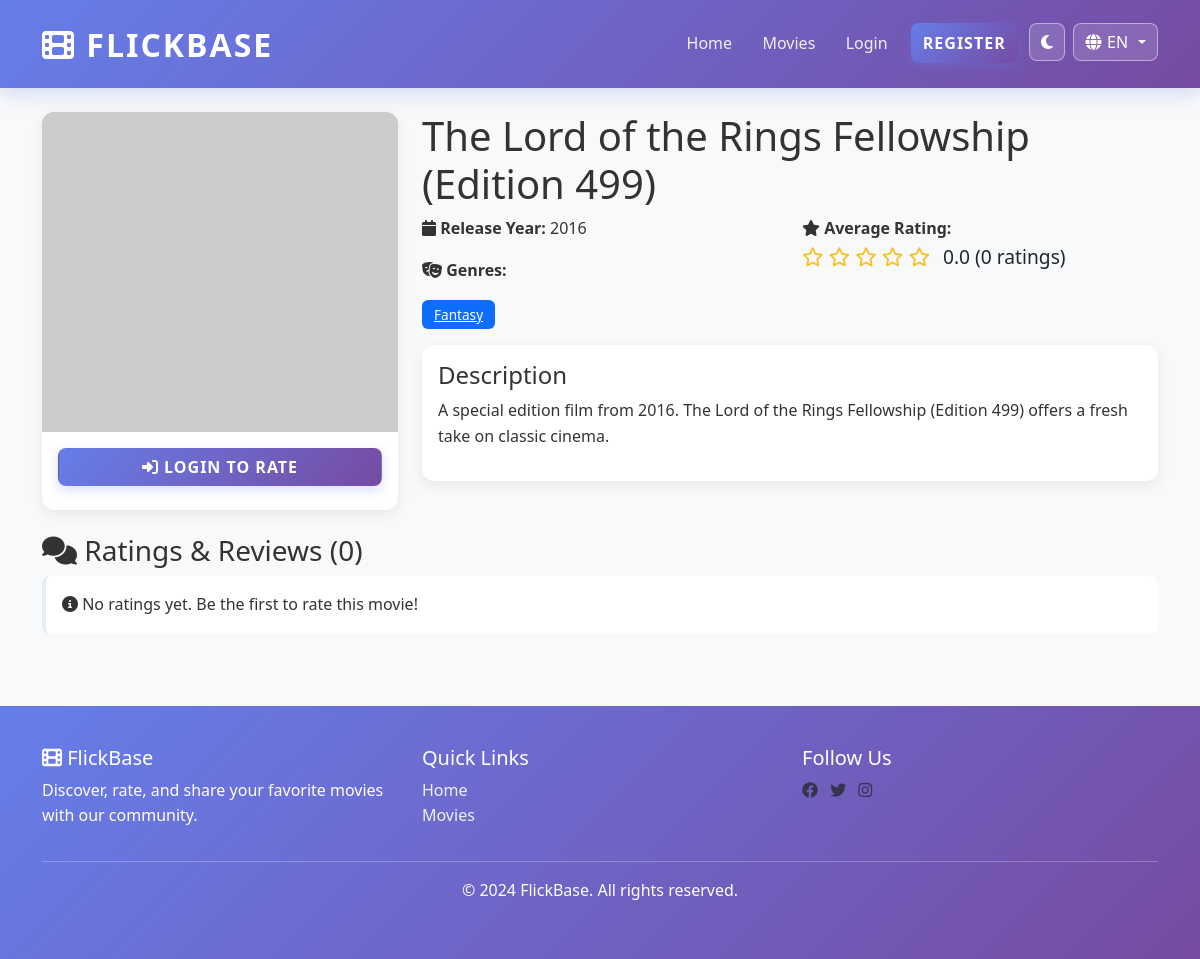
The page /movie/1000 on the database its author committed.
### app/models.py (models this page shows, shortened)
class Movie(db.Model):
    __tablename__ = 'movies'
    id = db.Column(db.Integer, primary_key=True)
    title = db.Column(db.String(255), nullable=False, index=True)
    description = db.Column(db.Text, nullable=False)
    year = db.Column(db.Integer, nullable=False, index=True)
    poster_url = db.Column(db.String(500), nullable=True)  # URL to poster image
    tmdb_id = db.Column(db.Integer, nullable=True, unique=True, index=True)  # For TMDB API integration
    created_at = db.Column(db.DateTime, default=utcnow, index=True)
    updated_at = db.Column(db.DateTime, default=utcnow, onupdate=utcnow)
    ratings = db.relationship('Rating', backref='movie', lazy=True, cascade='all, delete-orphan')
    watchlist = db.relationship('Watchlist', backref='movie', lazy=True, cascade='all, delete-orphan')
    def get_average_rating_db(self):
        avg = db.session.query(func.avg(Rating.rating)).filter_by(movie_id=self.id).scalar()
        return round(avg, 2) if avg else 0

class Genre(db.Model):
    __tablename__ = 'genres'
    id = db.Column(db.Integer, primary_key=True)
    name = db.Column(db.String(50), unique=True, nullable=False, index=True)
    description = db.Column(db.Text, nullable=True)
    created_at = db.Column(db.DateTime, default=utcnow)
    movies = db.relationship('Movie', secondary=movie_genre, backref=db.backref('genres', lazy='select'))

### app/routes/movie.py (the view, shortened to what this page needs)
@movie_bp.route('/movie/<int:movie_id>')
def movie_detail(movie_id):
    movie = db.get_or_404(Movie, movie_id)
    ratings = Rating.query.filter_by(movie_id=movie_id).order_by(
        Rating.created_at.desc()
    ).all()
    user_rating = None
    in_watchlist = False
    avg_rating = movie.get_average_rating_db()
    rating_count = len(ratings)
    return render_template('movies/detail.html',
                         movie=movie,
                         ratings=ratings,
                         user_rating=user_rating,
                         in_watchlist=in_watchlist,
                         avg_rating=avg_rating,
                         rating_count=rating_count)

### app/i18n.py (called while the page is built)
def get_current_language():
    selected = session.get('lang')
    return selected if selected in SUPPORTED_LANGUAGES else 'en'

def translate(key, lang=None):
    current_lang = lang or get_current_language()
    entry = TRANSLATIONS.get(key, {})
    return entry.get(current_lang) or entry.get('en') or key

def localize_text(value, lang=None):
    if value is None:
        return ''
    if not isinstance(value, str):
        return value
    try:
        payload = json.loads(value)
    except Exception:
        return value
    if isinstance(payload, dict):
        current_lang = lang or get_current_language()
        return payload.get(current_lang) or payload.get('en') or next(iter(payload.values()), value)
    return value

### app/templates/movies/detail.html (shortened to what this page needs)
{% extends "base.html" %}
{% block content %}
<div class="row mb-4">
    <div class="col-md-4">
        <div class="card movie-card sticky-top">
            <div class="movie-poster">
                {% if movie.poster_url %}
                    <img src="{{ movie.poster_url }}" alt="{{ movie.title }}">
                {% else %}
                    <div class="w-100 h-100 d-flex align-items-center justify-content-center bg-light">
                        <i class="fas fa-image fa-5x text-muted"></i>
                    </div>
                {% endif %}
            </div>
            <div class="card-body text-center">
                {% if current_user.is_authenticated %}
                    {% if in_watchlist %}
                    <button class="btn btn-danger w-100 mb-2" onclick="removeFromWatchlist({{ movie.id }})">
                        <i class="fas fa-bookmark"></i> {{ t('detail.remove_watchlist') }}
                    </button>
                    {% else %}
                    <button class="btn btn-primary w-100 mb-2" onclick="addToWatchlist({{ movie.id }})">
                        <i class="fas fa-bookmark"></i> {{ t('detail.add_watchlist') }}
                    </button>
                    {% endif %}
                    {% if user_rating %}
                    <a href="{{ url_for('movie.rate_movie', movie_id=movie.id) }}" class="btn btn-outline-primary w-100 mb-2">
                        <i class="fas fa-edit"></i> {{ t('detail.update_rating') }}
                    </a>
                    {% else %}
                    <a href="{{ url_for('movie.rate_movie', movie_id=movie.id) }}" class="btn btn-success w-100 mb-2">
                        <i class="fas fa-star"></i> {{ t('detail.rate_movie') }}
                    </a>
                    {% endif %}
                {% else %}
                    <a href="{{ url_for('auth.login') }}" class="btn btn-primary w-100 mb-2">
                        <i class="fas fa-sign-in-alt"></i> {{ t('detail.login_rate') }}
                    </a>
                {% endif %}
            </div>
        </div>
    </div>
    <div class="col-md-8">
        <h1>{{ movie.title }}</h1>
        <div class="row mb-3">
            <div class="col-md-6">
                <p><strong><i class="fas fa-calendar"></i> {{ t('detail.release_year') }}:</strong> {{ movie.year }}</p>
                <p><strong><i class="fas fa-theater-masks"></i> {{ t('detail.genres') }}:</strong></p>
                <div>
                    {% for genre in movie.genres %}
                    <a href="{{ url_for('movie.movies', genre=genre.id) }}" class="badge badge-custom bg-primary">
                        {{ genre.name }}
                    </a>
                    {% endfor %}
                </div>
            </div>
            <div class="col-md-6">
                <p>
                    <strong><i class="fas fa-star"></i> {{ t('detail.avg_rating') }}:</strong><br>
                    <span class="rating-stars">
                        {% for i in range(1, 6) %}
                            {% if i <= avg_rating %}
                                <i class="fas fa-star"></i>
                            {% elif i - avg_rating < 1 %}
                                <i class="fas fa-star-half-alt"></i>
                            {% else %}
                                <i class="far fa-star"></i>
                            {% endif %}
                        {% endfor %}
                        <span class="ms-2 text-body">{{ "%.1f"|format(avg_rating) }} ({{ rating_count }} {{ t('detail.ratings_count') }})</span>
                    </span>
                </p>
            </div>
        </div>
        <div class="card mb-4">
            <div class="card-body">
                <h4>{{ t('detail.description') }}</h4>
                <p>{{ localize_text(movie.description) }}</p>
            </div>
        </div>
    </div>
</div>
<div class="row">
    <div class="col-md-12">
        <h3><i class="fas fa-comments"></i> {{ t('detail.ratings_reviews') }} ({{ rating_count }})</h3>
        {% if ratings %}
        <div class="row">
            {% for rating in ratings[:10] %}
            <div class="col-md-6 mb-3">
                <div class="card">
                    <div class="card-body">
                        <div class="d-flex justify-content-between">
                            <h6 class="card-title">{{ rating.user.username }}</h6>
                            <div class="rating-stars">
                                {% for i in range(1, 6) %}
                                    {% if i <= rating.rating %}<i class="fas fa-star"></i>{% else %}<i class="far fa-star"></i>{% endif %}
                                {% endfor %}
                            </div>
                        </div>
                        {% if rating.review %}
                        <p class="card-text">{{ rating.review }}</p>
                        {% endif %}
                        <small class="text-muted">{{ rating.created_at.strftime('%B %d, %Y') }}</small>
                    </div>
                </div>
            </div>
            {% endfor %}
        </div>
        {% else %}
        <div class="alert alert-info">
            <i class="fas fa-info-circle"></i> {{ t('detail.no_ratings') }}
        </div>
        {% endif %}
    </div>
</div>
{% endblock %}

### app/static/css/dark-mode.css (style rules this page uses)
:root { --theme-accent: #667eea; --theme-accent-2: #764ba2; --theme-danger: #e74c3c; --theme-warning: #fbbf24; --theme-success: #48bb78; }
html[data-bs-theme="light"] { --app-bg: #f8f9fa; --app-text: #333333; --app-surface: #ffffff; --app-border: #e9ecef; --app-muted: #6c757d; --app-navbar: linear-gradient(135deg, #667eea 0%, #764ba2 100%); }
html[data-bs-theme] body { background-color: var(--app-bg); color: var(--app-text); }
html[data-bs-theme] .card, html[data-bs-theme] .dropdown-menu, html[data-bs-theme] .modal-content, html[data-bs-theme] .list-group-item, html[data-bs-theme] .table, html[data-bs-theme] .alert { background-color: var(--app-surface); color: var(--app-text); border-color: var(--app-border); }

### app/templates/base.html (style rules this page uses)
:root { --primary-color: #667eea; --secondary-color: #764ba2; --success-color: #48bb78; --danger-color: #e74c3c; --warning-color: #fbbf24; --info-color: #4299e1; }
body { font-family: 'Segoe UI', Tahoma, Geneva, Verdana, sans-serif; background-color: #f8f9fa; color: #333333; line-height: 1.6; text-rendering: optimizeLegibility; }
.card { border: none; border-radius: 12px; box-shadow: 0 4px 14px rgba(0, 0, 0, 0.08); transition: transform 0.3s ease, box-shadow 0.3s ease; background-color: #ffffff !important; color: #333333; }
.card-body { color: #333333; }
.movie-card { height: 100%; display: flex; flex-direction: column; }
.movie-poster { height: 320px; background: linear-gradient(135deg, #e9ecef 0%, #f8f9fa 100%); border-radius: 12px 12px 0 0; overflow: hidden; display: flex; align-items: center; justify-content: center; }
.movie-poster img { width: 100%; height: 100%; object-fit: cover; transition: transform 0.25s ease; }
.rating-stars { color: #fbbf24; font-size: 1.2rem; }
.badge-custom { padding: 0.5rem 0.75rem; border-radius: 6px; font-size: 0.85rem; font-weight: 500; }
.btn-primary { background: linear-gradient(135deg, #667eea 0%, #764ba2 100%); border-color: transparent; text-transform: uppercase; font-weight: 600; letter-spacing: 1px; color: white !important; border-radius: 8px; box-shadow: 0 4px 12px rgba(102, 126, 234, 0.25); }
.alert { border: none; border-radius: 8px; margin-bottom: 1.5rem; border-left: 4px solid #E50914; }
.alert-info { background-color: rgba(66, 153, 225, 0.15); color: #60a5fa; border-left-color: #4299e1; }

### rows shown on the page
Movie: title "The Lord of the Rings Fellowship (Edition 499)", year "2016", description "A special edition film from 2016. The Lord of the Rings Fellowship (Edition 499) offers a fresh take on classic cinema."
Genre: name "Fantasy"

### other values the page prints
{{ t('nav.home') }} "Home"
{{ t('nav.movies') }} "Movies"
{{ t('nav.login') }} "Login"
{{ t('nav.register') }} "REGISTER"
{{ current_lang|upper }} "EN"
{{ t('detail.login_rate') }} "LOGIN TO RATE"
{{ t('detail.release_year') }} "Release Year"
{{ t('detail.genres') }} "Genres"
{{ t('detail.avg_rating') }} "Average Rating"
{{ "%.1f"|format(avg_rating) }} "0.0"
{{ rating_count }} "0"
{{ t('detail.ratings_count') }} "ratings"
{{ t('detail.description') }} "Description"
{{ t('detail.ratings_reviews') }} "Ratings & Reviews"
{{ t('detail.no_ratings') }} "No ratings yet. Be the first to rate this movie!"
